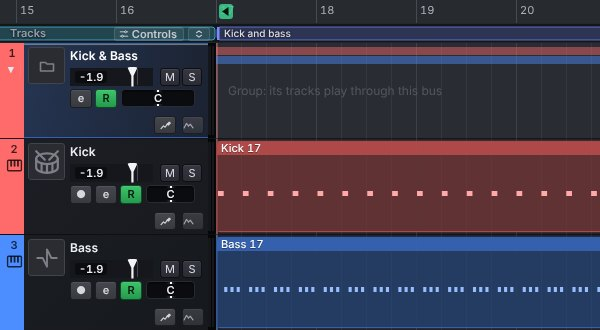
#> input picture tools/design-lab/page/today/arrangement_dark.jpg, 600 x 330 px, given in place of arr_zoom_dark.png, which was not available; the run also reads 1 picture not shown here
$ python crop_today.py
#> lines starting #> are read from the running program, lines starting #| are printed output that depends on the picture
# DR2: crops of the headless screenshots for the 'Today' cards of the pick page (page/today/*.jpg)
import os
from PIL import Image
D=os.path.dirname(os.path.abspath(__file__));T=D+'/today';O=D+'/page/today'
for tag in ('dark','light'):
    Image.open(f'{T}/arr_zoom_{tag}.png').crop((0,0,600,330)).convert('RGB').save(f'{O}/arrangement_{tag}.jpg',quality=86)
    Image.open(f'{T}/pianoroll_{tag}.png').crop((0,205,600,465)).convert('RGB').save(f'{O}/pianoroll_{tag}.jpg',quality=86)
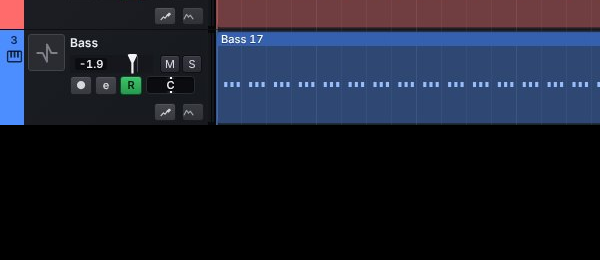
#> saved as pianoroll_dark.jpg: PIL image 600x260 RGB; mean R, G, B 26.8, 30.3, 43.9
    Image.open(f'{T}/browser_{tag}.png').crop((24,28,1100,620)).convert('RGB').save(f'{O}/browser_{tag}.jpg',quality=84)
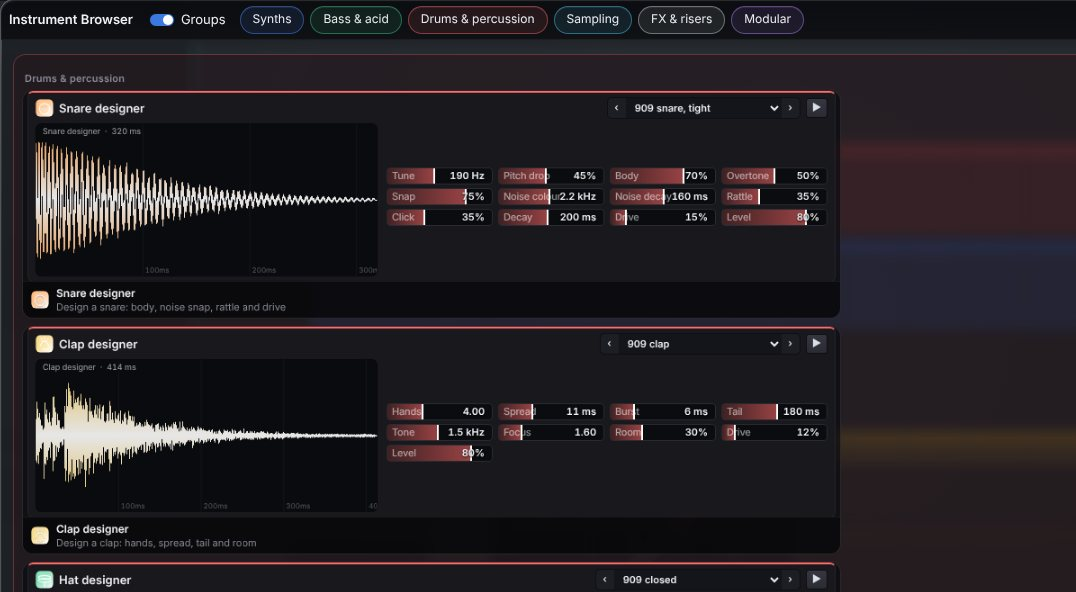
#> input picture tools/design-lab/page/today/browser_dark.jpg, 1076 x 592 px, given in place of browser_dark.png, which was not available
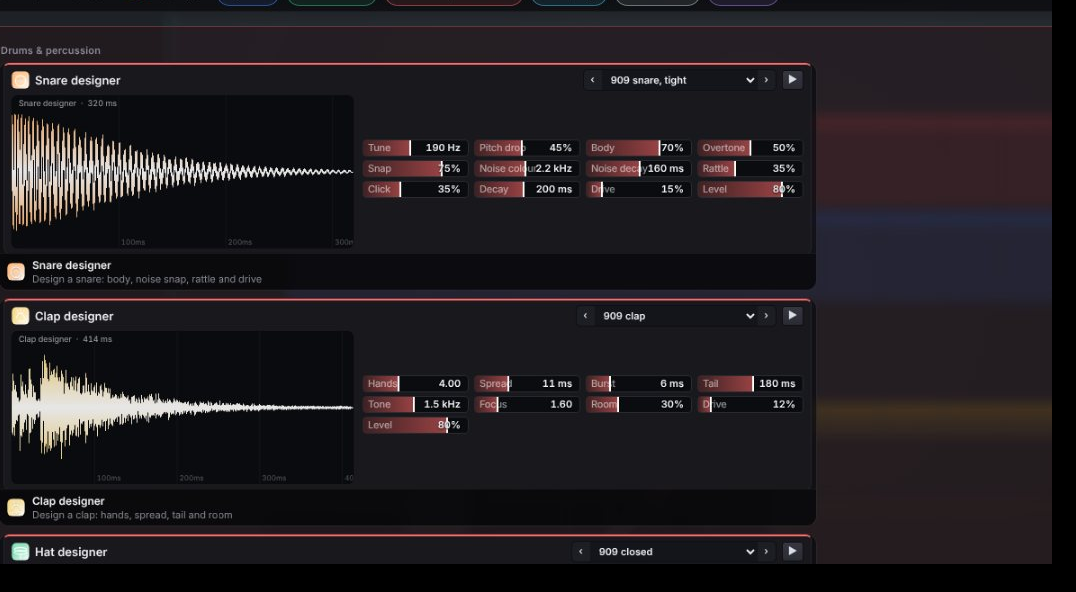
#> saved as browser_dark.jpg: PIL image 1076x592 RGB; mean R, G, B 34.1, 29.3, 33.1
    Image.open(f'{T}/presetmenu_{tag}.png').crop((770,14,1000,500)).convert('RGB').save(f'{O}/presetmenu_{tag}.jpg',quality=86)
#> (the run stopped early here; a loop or call above may not have finished)
